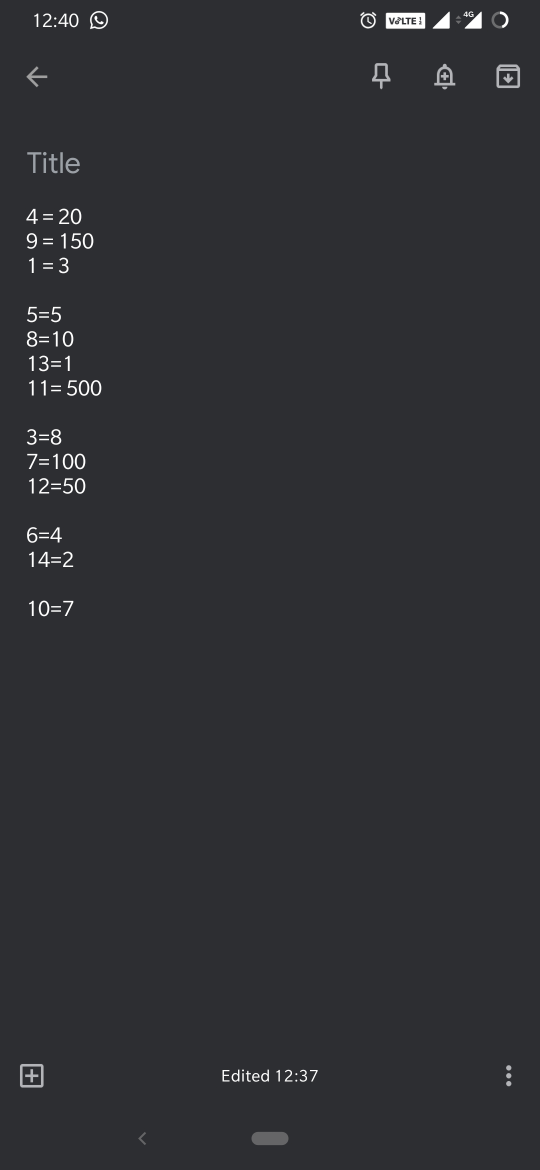
#> input picture 1.jpg, 1080 x 2340 px, given in place of 1.mp4, which was not available (shown at 1/2 size)
$ python script_print_boxes.py
#> lines starting #> are read from the running program, lines starting #| are printed output that depends on the picture; after the words box and inside, x2 and y2 are one past the last pixel; in counts of white or black regions, pixels touching at a corner belong together; pictures that were not available may be replaced by others from this repository, and a replacement may not be noted
import numpy as np
import cv2

def get_iou(x, y):
    boxA=4*[0]
    boxB=4*[0]
    boxA[0] = x[0]
    boxA[1] = x[1]
    boxA[2] = x[2]+x[0]
    boxA[3] = x[3]+x[1]

    boxB[0] = y[0]
    boxB[1] = y[1]
    boxB[2] = y[2]+y[0]
    boxB[3] = y[3]+y[1]
    # determine the (x, y)-coordinates of the intersection rectangle
    xA = max(boxA[0], boxB[0])
    yA = max(boxA[1], boxB[1])
    xB = min(boxA[2], boxB[2])
    yB = min(boxA[3], boxB[3])

    # compute the area of intersection rectangle
    interArea = max(0, xB - xA + 1) * max(0, yB - yA + 1)

    # compute the area of both the prediction and ground-truth
    # rectangles
    boxAArea = (boxA[2] - boxA[0] + 1) * (boxA[3] - boxA[1] + 1)
    boxBArea = (boxB[2] - boxB[0] + 1) * (boxB[3] - boxB[1] + 1)

    # compute the intersection over union by taking the intersection
    # area and dividing it by the sum of prediction + ground-truth
    # areas - the interesection area
    iou = interArea / float(boxAArea + boxBArea - interArea)

    # return the intersection over union value
    return iou


mv=20
run_val=[]
data = []
cap= cv2.VideoCapture('1.mp4')

while cap.isOpened():
    ret,full = cap.read()
#> full is the input picture: shape (2340, 1080, 3); mean B, G, R 51.6, 47.7, 46.7
    import numpy as np

    rects=[]
    # First Run
    frame = full.copy()
    frame = cv2.pyrDown(frame)
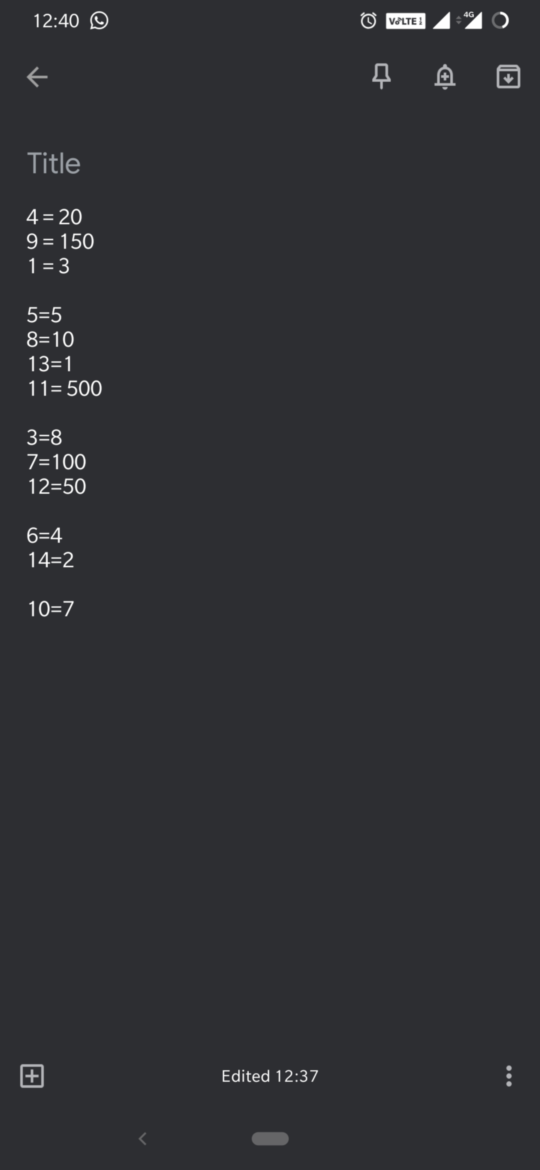
#> frame: shape (1170, 540, 3); mean B, G, R 51.6, 47.7, 46.7
    frame = cv2.pyrDown(frame)
#> frame: shape (585, 270, 3)
    frame = cv2.pyrDown(frame)
#> frame: shape (293, 135, 3)
    hsv = cv2.cvtColor(frame, cv2.COLOR_BGR2HSV)
#> hsv: shape (293, 135, 3); mean H, S, V 114, 25.5, 51.6

    kernel = np.ones((5,5))
    mask = cv2.inRange(hsv,(0,0,0),(255,30,255))
#> mask: shape (293, 135); every value is 255
    erode = cv2.erode(mask,kernel)
    dilate = cv2.dilate(erode,kernel)
    mask = dilate

    cnts = cv2.findContours(mask.copy(), cv2.RETR_EXTERNAL,cv2.CHAIN_APPROX_SIMPLE)[-2]
#> cnts = [[[0, 0], [0, 292], [134, 292], [134, 0]]]
    cntsSorted = sorted(cnts, key=lambda x: cv2.contourArea(x))
#> cntsSorted = [[[0, 0], [0, 292], [134, 292], [134, 0]]]

    remove = []
    for i in range(len(cntsSorted)):
        x,y,w,h = cv2.boundingRect(cntsSorted[i])
        if((x+h/2 < 0.2*frame.shape[1]) or (x+h/2 > 0.8*frame.shape[1]) or (y+w/2 < 0.2*frame.shape[0]) or (y+w/2 > 0.8*frame.shape[0])):
            remove.append(i)
#> this loop made 1 pass
#> (x, y, w, h) on pass 1: (0, 0, 135, 293)
#> after the loop, remove = [0]
    for i in range(1,len(remove)-1):
        del cntsSorted[remove[-i]]
#> this loop made 0 passes
    if(len(cntsSorted)>0 and len(remove)>0):
        del cntsSorted[remove[0]]
    # C_max = max(cnts,key = cv2.contourArea)
    for i in range(min(len(cntsSorted),16)):
        x,y,w,h = cv2.boundingRect(cntsSorted[-i])
        rects.append([x,y,w,h])
#> after the loop, rects = []

    # Cleaning :
    area = []
    for i in rects:
        area.append(i[2]*i[3])
#> after the loop, area = []
    mean = np.mean(area)
#> mean = nan
    std = np.std(area)
#> std = nan
    stats_z = [(s - mean)/std for s in area]
#> stats_z = []
    rects = [d for (d, remove) in zip(rects, np.abs(stats_z) > 2) if not remove]


    ### Second Runs
    threshold = 0.85
    val = range(20,40)
    for j in val:
        rects_temp=[]
        frame = full.copy()
        frame = cv2.pyrDown(frame)
        frame = cv2.pyrDown(frame)
        frame = cv2.pyrDown(frame)
        hsv = cv2.cvtColor(frame, cv2.COLOR_BGR2HSV)

        kernel = np.ones((5,5))
        mask = cv2.inRange(hsv,(0,0,0),(255,j,255))
        erode = cv2.erode(mask,kernel)
        dilate = cv2.dilate(erode,kernel)
        mask = dilate

        cnts = cv2.findContours(mask.copy(), cv2.RETR_EXTERNAL,cv2.CHAIN_APPROX_SIMPLE)[-2]
        cntsSorted = sorted(cnts, key=lambda x: cv2.contourArea(x))

        remove = []
        for i in range(len(cntsSorted)):
            x,y,w,h = cv2.boundingRect(cntsSorted[i])
            if((x+h/2 < 0.2*frame.shape[1]) or (x+h/2 > 0.8*frame.shape[1]) or (y+w/2 < 0.2*frame.shape[0]) or (y+w/2 > 0.8*frame.shape[0])):
                remove.append(i)
        for i in range(1,len(remove)-1):
            del cntsSorted[remove[-i]]
        if(len(cntsSorted)>0 and len(remove)>0):
            del cntsSorted[remove[0]]
        # C_max = max(cnts,key = cv2.contourArea)
        for i in range(min(len(cntsSorted),16)):
            x,y,w,h = cv2.boundingRect(cntsSorted[-i])
            rects_temp.append([x,y,w,h])
        # Cleaning :
        area = []
        for i in rects_temp:
            area.append(i[2]*i[3])
        mean = np.mean(area)
        std = np.std(area)
        stats_z = [(s - mean)/std for s in area]
        rects_temp = [d for (d, remove) in zip(rects_temp, np.abs(stats_z) > 2) if not remove]
        left = rects_temp.copy()
        for i in range(len(rects)):
            for k in range(len(rects_temp)):
                if(get_iou(rects[i],rects_temp[k]) > threshold):
                    for t in range(len(rects[i])):
                        rects[i][t] = 0.5*(rects[i][t] +rects_temp[k][t])
                    try :
                        left.remove(rects_temp[k])
                    except :
                        pass
        while(len(rects)<16 and len(left) > 0):
            rects.append(left.pop(0))
        # Cleaning :
        area = []
        for i in rects:
            area.append(i[2]*i[3])
        mean = np.mean(area)
        std = np.std(area)
        stats_z = [(s - mean)/std for s in area]
        rects = [d for (d, remove) in zip(rects, np.abs(stats_z) > 2) if not remove]
#> this loop made 20 passes
#> rects on passes 1 to 5: [[8, 89, 5, 5]], [[8, 89, 5, 5]], [[8, 89, 5, 5]], [[8, 89, 5, 5], [14, 83, 5, 5]], [[8, 89, 5, 5], [14, 83, 5, 5], [15, 138, 5, 5]]
#> pass 1, `mask = cv2.inRange(hsv,(0,0,0),(255,j,255))`:
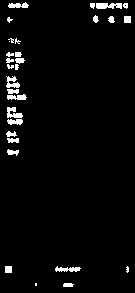
#> mask: shape (293, 135); 3.5% white; 30 white regions (6 under 20 px), largest, box (x1, y1, x2, y2) and area: (96, 3, 122, 9) 129, (7, 107, 23, 118) 110, (6, 76, 20, 88) 101
#> pass 1, `erode = cv2.erode(mask,kernel)`:
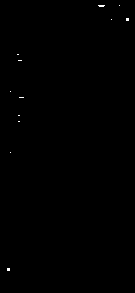
#> erode: shape (293, 135); 0.12% white in thin lines or dots, all inside (x1, y1, x2, y2) = (7, 5, 129, 271)
#> pass 1, `dilate = cv2.dilate(erode,kernel)`:
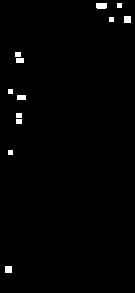
#> dilate: shape (293, 135); 1.1% white; 12 white regions, largest, box (x1, y1, x2, y2) and area: (96, 3, 107, 9) 64, (124, 16, 131, 23) 49, (5, 266, 12, 273) 49
#> pass 2, `mask = cv2.inRange(hsv,(0,0,0),(255,j,255))`:
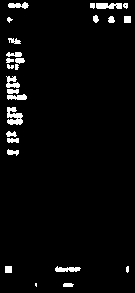
#> mask: shape (293, 135); 3.7% white; 26 white regions (2 under 20 px), largest, box (x1, y1, x2, y2) and area: (7, 107, 23, 125) 195, (96, 3, 122, 9) 136, (55, 266, 81, 272) 109
    remove = []
    for i in range(len(rects)):
        x,y,w,h = rects[i]
        if((x+h/2 < 0.2*frame.shape[1]) or (x+h/2 > 0.8*frame.shape[1]) or (y+w/2 < 0.2*frame.shape[0]) or (y+w/2 > 0.8*frame.shape[0])):
            remove.append(i)
#> this loop made 4 passes
#> (x, y) on passes 1 to 4: (8, 89), (14, 83), (15, 138), (6, 132)
#> after the loop, remove = [0, 1, 2, 3]
    for i in range(1,len(remove)-1):
        del rects[remove[-i]]
#> this loop made 2 passes
    if(len(rects)>0 and len(remove)>0):
        del rects[remove[0]]
    # Calculating Running Average
    print("len :" + str(len(rects)))
#| len :1
    print(len(run_val))
    if(len(run_val)<5):
        run_val.append(len(rects))
    if(len(run_val)==5):
        run_val.pop(0)
        run_val.append(len(rects))
        mv=0
        for i in range(5):
            mv = mv+run_val[i]
        mv = mv/5
        print(mv)
    if (mv > 16 ):
        cv2.waitKey(1)
    if(mv == 16 and len(rects) == 16):
        if data is not None :
            thresh = 0.9
            for i in range(len(data)):
                for k in range(len(rects)):
                    if(get_iou(data[i],rects[k]) > thresh):
                        for t in range(len(rects[i])):
                            data[i][t] = 0.5*(data[i][t] +rects[k][t])
        elif data is None :
            data.append(rects)

    for i in range(len(rects)):
        x,y,w,h = rects[i]
        x,y,w,h = 8*int(x),8*int(y),8*int(w),8*int(h)
        cv2.rectangle(full,(x,y),(x+w,y+h),(20,20,255),2)
#> this loop made 1 pass
#> (x, y, w, h) on pass 1: (112, 664, 40, 40)
#> full: shape (2340, 1080, 3); 0.02% of pixels changed, all inside (x1, y1, x2, y2) = (111, 663, 154, 706)
    print (mv)
    cv2.imshow("boxes",full)
    cv2.waitKey(1)

$ run again, on 2.jpeg
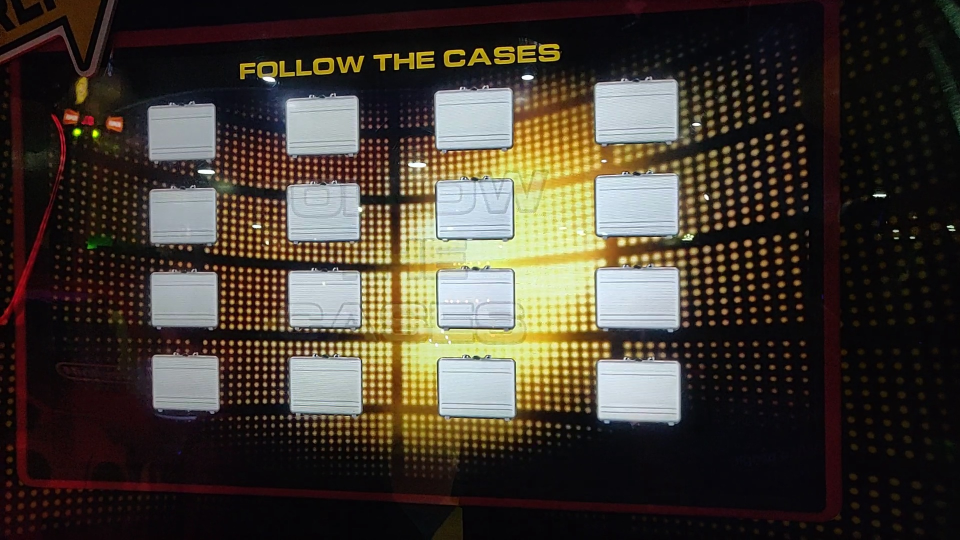
#> input picture 2.jpeg, 1920 x 1080 px, given in place of 1.mp4, which was not available (shown at 1/2 size)
#> full is the input picture: shape (1080, 1920, 3); mean B, G, R 50.3, 59.4, 66.8
#> hsv: shape (135, 240, 3); mean H, S, V 80.4, 100.4, 70.4
#> `cnts = cv2.findContours(mask.copy(), cv2.RETR_EXTERNAL,cv2.CHAIN_APPRO..`: cnts = 14 contours; largest, box (x1, y1, x2, y2) and area: (149, 20, 170, 36) 294, (149, 90, 170, 106) 278, (149, 67, 171, 82) 276, (108, 22, 129, 38) 263, (72, 68, 91, 83) 246
#> `cntsSorted = sorted(cnts, key=lambda x: cv2.contourArea(x))`: cntsSorted has the same summary as cnts
#> the loop `for i in range(len(cntsSorted)):` made 14 passes
#> (x, y, w, h) on passes 1 to 8: (110, 68, 19, 14), (38, 89, 17, 14), (37, 27, 18, 14), (72, 46, 19, 15), (37, 68, 18, 14), (72, 25, 19, 14), (72, 90, 19, 14), (37, 47, 18, 15)
#> after the loop `for i in range(len(cntsSorted)):`: remove = [1, 2, 4, 7]
#> the loop `for i in range(1,len(remove)-1):` made 2 passes
#> the loop `for i in range(min(len(cntsSorted),16)):` made 11 passes
#> (x, y, w, h) on passes 1 to 8: (110, 68, 19, 14), (149, 20, 21, 16), (149, 90, 21, 16), (149, 67, 22, 15), (108, 22, 21, 16), (72, 68, 19, 15), (110, 90, 19, 15), (72, 90, 19, 14)
#> after the loop `for i in range(min(len(cntsSorted),16)):`: rects = [[110, 68, 19, 14], [149, 20, 21, 16], [149, 90, 21, 16], [149, 67, 22, 15], [108, 22, 21, 16], [72, 68, 19, 15], [110, 90, 19, 15], [72, 90, 19, 14], [72, 25, 19, 14], [72, 46, 19, 15], [37, 27, 18, 14]]
#> the loop `for i in rects:` made 11 passes
#> after the loop `for i in rects:`: area = [266, 336, 336, 330, 336, 285, 285, 266, 266, 285, 252]
#> mean = 294.8
#> std = 31.54
#> stats_z = [-0.914, 1.31, 1.31, 1.12, 1.31, -0.311, -0.311, -0.914, -0.914, -0.311, -1.36]
#> the loop `for j in val:` made 20 passes
#> pass 1, `dilate = cv2.dilate(erode,kernel)`:
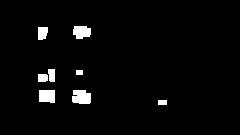
#> dilate: shape (135, 240); 3% white; 8 white regions, largest, box (x1, y1, x2, y2) and area: (72, 90, 91, 104) 232, (39, 90, 55, 103) 197, (73, 26, 91, 39) 193
#> after the loop `for j in val:`: rects = 16 items, first 6: [110, 68, 19, 14], [149, 19, 21.88, 17], [149, 90, 22, 16], [149, 67, 22, 15], [108, 22, 21, 16], [72, 67, 19, 16]
#> the loop `for i in range(len(rects)):` made 16 passes
#> after the loop `for i in range(len(rects)):`: remove = [10, 12]
#| len :15
#> the loop `for i in range(len(rects)):` made 15 passes
#> (x, y, w, h) on passes 1 to 8: (880, 544, 152, 112), (1192, 152, 168, 128), (1192, 720, 168, 120), (1192, 536, 168, 112), (864, 176, 168, 128), (576, 536, 152, 120), (880, 720, 152, 120), (576, 720, 152, 112)
#> after the loop `for i in range(len(rects)):`:
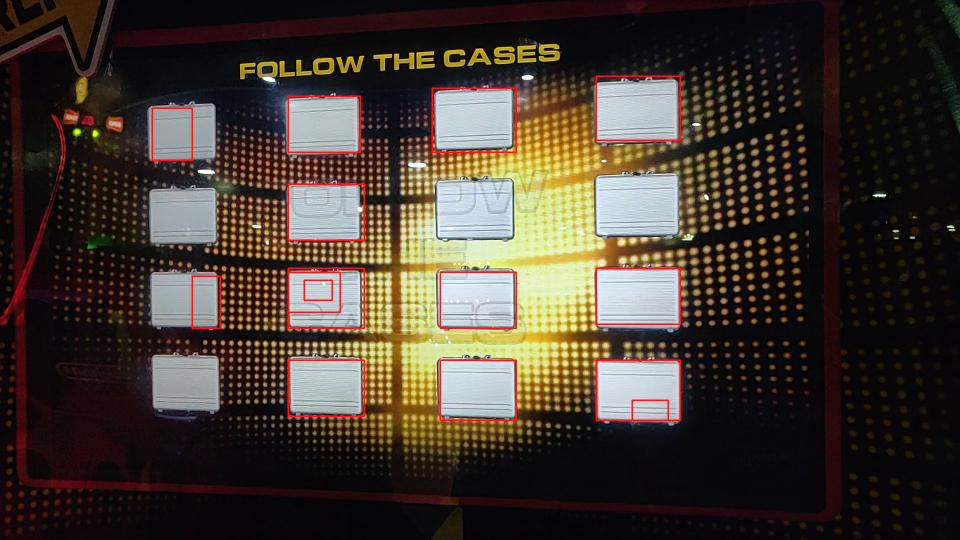
#> full: shape (1080, 1920, 3) (shown at 1/2 size); 0.98% of pixels changed, all inside (x1, y1, x2, y2) = (303, 151, 1362, 842)
